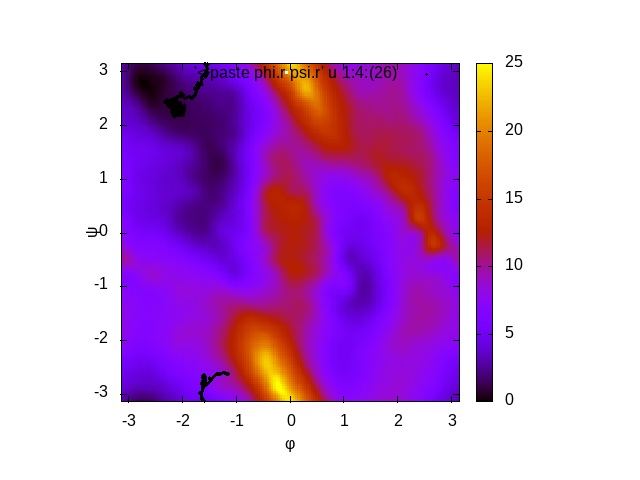

The gnuplot source for this figure:
set terminal png;
set size square
set encoding utf8

Is0(x)=((x==0.) ? 1/0 : x)

stats '../../OTFP2D_periodic/job0_ch0.fes' u (Is0($3))
fesmin=STATS_min

set cbrange [0:25]
set output "plot.png"
set xlabel 'φ' norotate
set ylabel 'ψ' offset 1,0
set pm3d map

# Convertir índice ($0) a color RGB (azul -> rojo)
# color(gradient) = sprintf("#%02X%02X%02X", 255*gradient, 0, 255*(1-gradient))

splot [-3.1415:3.1415][-3.1415:3.1415]\
    '../../OTFP2D_periodic/job0_ch0.fes' u 2:1:(Is0($3)-fesmin) notit w pm3d,\
    '< paste phi.r psi.r' u 1:4:(26) w p ps 0.3

